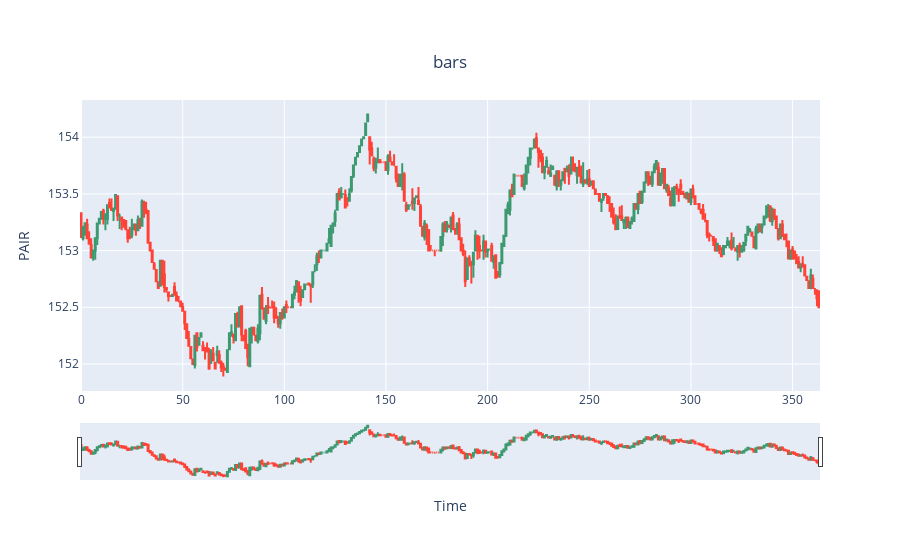

Notebook code cell kept with this figure:
### Code cell
df_dollar_.bars.plot()

### Figure 1 — Plotly figure (JSON) as saved in the notebook; plotly's stock layout.template omitted (floating-point values rounded to 4 significant figures; data arrays with more than 128 entries replaced by an {"elided": "..."} marker saying what was removed)
{"data": [{"close": {"elided": "364 float values"}, "high": {"elided": "364 float values"}, "low": {"elided": "364 float values"}, "open": {"elided": "364 float values"}, "type": "candlestick", "x": {"elided": "364 int values"}}], "layout": {"title": {"text": "bars", "x": 0.5, "xanchor": "center", "y": 0.9, "yanchor": "top"}, "xaxis": {"rangeslider": {"visible": true}, "title": {"text": "Time"}}, "yaxis": {"title": {"text": "PAIR"}}}}
